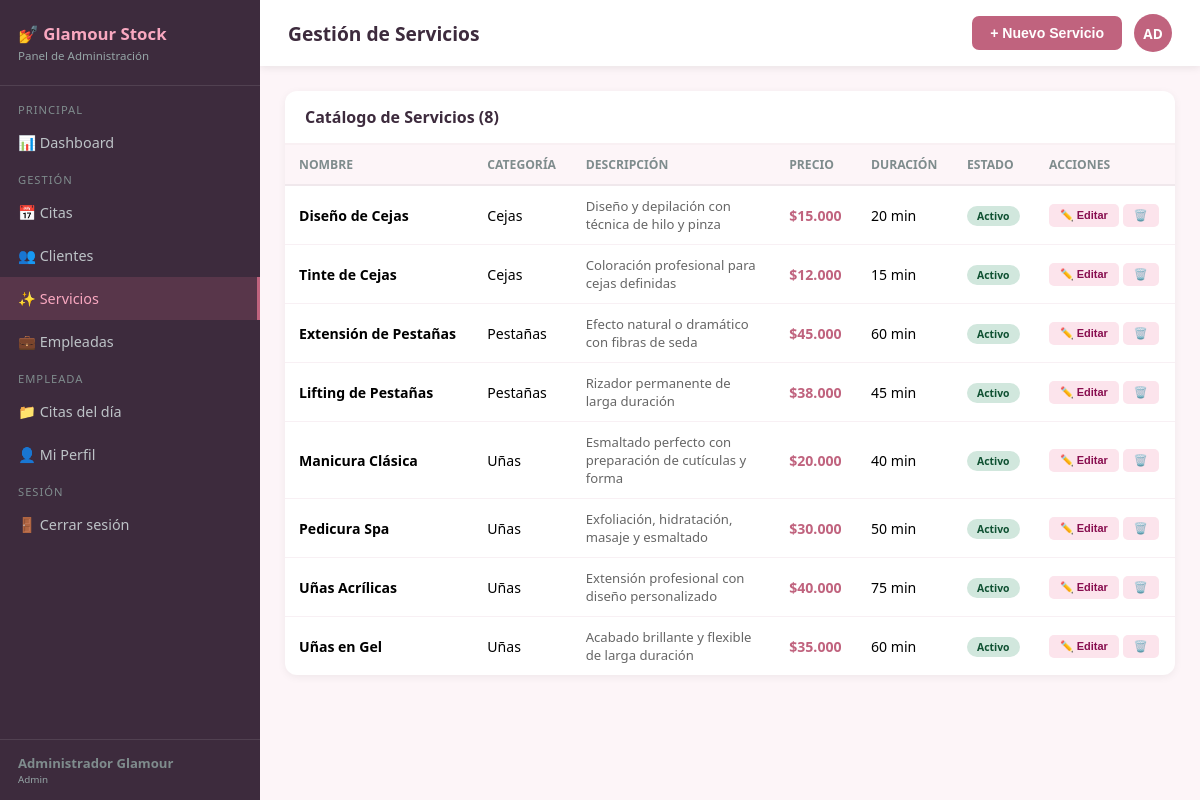
Screenshot of /index.php?controller=admin&action=servicios (signed in) with the database file from the repository.
### tables this page shows
CREATE TABLE `servicios` (
  `id`          int NOT NULL AUTO_INCREMENT,
  `nombre`      varchar(100) NOT NULL,
  `descripcion` text DEFAULT NULL,
  `precio`      decimal(10,2) DEFAULT NULL,
  `duracion`    int DEFAULT NULL,
  `categoria`   varchar(50) DEFAULT NULL,
  `activo`      tinyint(1) NOT NULL DEFAULT '1',
  PRIMARY KEY (`id`)
);

### controllers/AdminController.php (called while the page is built, shortened)
<?php
require_once __DIR__ . '/../includes/Auth.php';
require_once __DIR__ . '/../models/ServicioModel.php';
class AdminController {
    public function servicios() {
        $usuario   = Auth::usuarioActual();
        $sm        = new ServicioModel();
        $servicios = $sm->getAll();
        require_once __DIR__ . '/../views/admin/servicios.php';
    }
}

### includes/Auth.php (called while the page is built, shortened)
<?php
require_once __DIR__ . '/../config/db.php';
class Auth {
    public static function usuarioActual(): array {
        return $_SESSION['gs_user'] ?? [];
    }
}

### config/db.php (called while the page is built, shortened)
<?php
class Database {
    private static $instance = null;
    private $conn;
    private function __construct() {
        try {
            $dsn = "mysql:host=" . DB_HOST . ";dbname=" . DB_NAME . ";charset=" . DB_CHARSET;
            $options = [
                PDO::ATTR_ERRMODE            => PDO::ERRMODE_EXCEPTION,
                PDO::ATTR_DEFAULT_FETCH_MODE => PDO::FETCH_ASSOC,
                PDO::ATTR_EMULATE_PREPARES   => false,
            ];
            $this->conn = new PDO($dsn, DB_USER, DB_PASS, $options);
        } catch (PDOException $e) {
            error_log("Error de conexión: " . $e->getMessage());
            die("Error de conexión a la base de datos.");
        }
    }
    public static function getInstance() {
        if (self::$instance === null) {
            self::$instance = new self();
        }
        return self::$instance;
    }
    public function getConnection() {
        return $this->conn;
    }
}
function getDB() {
    return Database::getInstance()->getConnection();
}

### models/ServicioModel.php (called while the page is built, shortened)
<?php
require_once __DIR__ . '/../config/db.php';
class ServicioModel {
    private $db;
    public function __construct() {
        $this->db = getDB();
    }
    public function getAll() {
        return $this->db->query("SELECT * FROM servicios ORDER BY categoria, nombre")->fetchAll();
    }
}

### views/admin/servicios.php (the view, shortened to what this page needs)
<!DOCTYPE html>
<html lang="es">
<head>
<link rel="stylesheet" href="public/css/main.css">
</head>
<body>
<?php require_once __DIR__ . '/../_menu.php'; ?>
<div class="main">
  <div class="topbar">
    <div class="topbar-title"> Gestión de Servicios</div>
    <div class="topbar-right">
      <button class="btn-primary" onclick="abrirModal()">+ Nuevo Servicio</button>
      <div class="avatar"><?= strtoupper(substr($usuario['nombre'],0,2)) ?></div>
    </div>
  </div>
  <div class="content">
    <div class="panel">
      <div class="panel-header"><div class="panel-title">Catálogo de Servicios (<?= count($servicios) ?>)</div></div>
      <?php if (empty($servicios)): ?>
      <div class="empty"><div style="font-size:3em"></div><p style="margin-top:12px">No hay servicios</p></div>
      <?php else: ?>
      <div style="overflow-x:auto"><table>
        <thead><tr><th>Nombre</th><th>Categoría</th><th>Descripción</th><th>Precio</th><th>Duración</th><th>Estado</th><th>Acciones</th></tr></thead>
        <tbody>
        <?php foreach($servicios as $s): ?>
        <tr>
          <td><strong><?= htmlspecialchars($s['nombre']) ?></strong></td>
          <td><?= htmlspecialchars($s['categoria']??'—') ?></td>
          <td style="max-width:200px;font-size:.82em;color:#666"><?= htmlspecialchars($s['descripcion']??'') ?></td>
          <td><strong style="color:var(--primary)">$<?= number_format($s['precio'],0,',','.') ?></strong></td>
          <td><?= $s['duracion'] ?> min</td>
          <td>
            <span class="badge" style="background:<?= $s['activo']?'#d1e7dd;color:#0f5132':'#f8d7da;color:#842029' ?>">
              <?= $s['activo']?'Activo':'Inactivo' ?>
            </span>
          </td>
          <td>
            <div style="display:flex;gap:4px">
              <button class="btn-accion btn-editar" onclick="editarServicio(<?= $s['id'] ?>)">✏️ Editar</button>
              <button class="btn-accion btn-eliminar" onclick="eliminar(<?= $s['id'] ?>,'<?= htmlspecialchars(addslashes($s['nombre'])) ?>')">🗑️</button>
            </div>
          </td>
        </tr>
        <?php endforeach; ?>
        </tbody>
      </table></div>
      <?php endif; ?>
    </div>
  </div>
</div>
</body>
</html>

### public/css/main.css (style rules this page uses)
*, *::before, *::after { margin:0; padding:0; box-sizing:border-box }
:root { --primary:#c0637e; --primary-dark:#a5506a; --secondary:#3d2b3d; --accent:#f9a8c0; --danger:#e74c3c; --warning:#f39c12; --info:#2980b9; --success:#27ae60; --sidebar-w:260px; --bg:#fdf5f8; }
body { font-family:'Segoe UI',system-ui,sans-serif; background:var(--bg); display:flex; min-height:100vh }
.main { margin-left:var(--sidebar-w); flex:1; display:flex; flex-direction:column; min-width:0 }
.topbar { background:white; padding:14px 28px; display:flex; justify-content:space-between; align-items:center; box-shadow:0 2px 8px rgba(0,0,0,.08); position:sticky; top:0; z-index:100 }
.topbar-title { font-size:1.2em; font-weight:700; color:var(--secondary) }
.topbar-right { display:flex; align-items:center; gap:12px }
.avatar { width:38px; height:38px; border-radius:50%; background:var(--primary); color:white; display:flex; align-items:center; justify-content:center; font-weight:700; font-size:.85em }
.content { padding:25px; flex:1 }
.panel { background:white; border-radius:12px; box-shadow:0 2px 8px rgba(0,0,0,.06); overflow:hidden; margin-bottom:20px }
.panel-header { padding:15px 20px; border-bottom:2px solid #f9f0f3; display:flex; justify-content:space-between; align-items:center }
.panel-title { font-size:1em; font-weight:700; color:var(--secondary) }
table { width:100%; border-collapse:collapse }
th { text-align:left; padding:11px 14px; font-size:.76em; text-transform:uppercase; color:#7f8c8d; background:#fdf5f8; border-bottom:2px solid #f0e8ec }
td { padding:11px 14px; border-bottom:1px solid #f8f0f4; font-size:.88em; vertical-align:middle }
tr:last-child td { border:0 }
.badge { display:inline-block; padding:3px 10px; border-radius:20px; font-size:.74em; font-weight:700 }
.btn-accion { padding:5px 11px; border-radius:5px; font-size:.78em; font-weight:600; border:none; cursor:pointer; transition:all .2s }
.btn-editar { background:#fce4ec; color:#880e4f }
.btn-eliminar { background:#fce4ec; color:#c62828 }
.btn-primary { padding:9px 18px; background:var(--primary); color:white; border:none; border-radius:7px; font-weight:700; font-size:.88em; cursor:pointer }

### views/_menu.php (style rules this page uses)
:root { --primary:#c0637e; --primary-dark:#a5506a; --secondary:#3d2b3d; --accent:#f9a8c0;--sidebar-w:260px }
.main { margin-left:var(--sidebar-w) }

### rows the page displays
servicios: nombre "Diseño de Cejas", categoria "Cejas", descripcion "Diseño y depilación con técnica de hilo y pinza", precio "15.000", duracion "20", activo "Activo"
servicios: nombre "Tinte de Cejas", categoria "Cejas", descripcion "Coloración profesional para cejas definidas", precio "12.000", duracion "15", activo "Activo"
servicios: nombre "Extensión de Pestañas", categoria "Pestañas", descripcion "Efecto natural o dramático con fibras de seda", precio "45.000", duracion "60", activo "Activo"
servicios: nombre "Lifting de Pestañas", categoria "Pestañas", descripcion "Rizador permanente de larga duración", precio "38.000", duracion "45", activo "Activo"
servicios: nombre "Manicura Clásica", categoria "Uñas", descripcion "Esmaltado perfecto con preparación de cutículas y forma", precio "20.000", duracion "40", activo "Activo"
servicios: nombre "Pedicura Spa", categoria "Uñas", descripcion "Exfoliación, hidratación, masaje y esmaltado", precio "30.000", duracion "50", activo "Activo"
servicios: nombre "Uñas Acrílicas", categoria "Uñas", descripcion "Extensión profesional con diseño personalizado", precio "40.000", duracion "75", activo "Activo"
servicios: nombre "Uñas en Gel", categoria "Uñas", descripcion "Acabado brillante y flexible de larga duración", precio "35.000", duracion "60", activo "Activo"

### other values shown
$usuario['nombre'] "Administrador Glamour"
$usuario['rol'] "Admin"
substr($usuario['nombre'],0,2) "AD"
count($servicios) "8"
